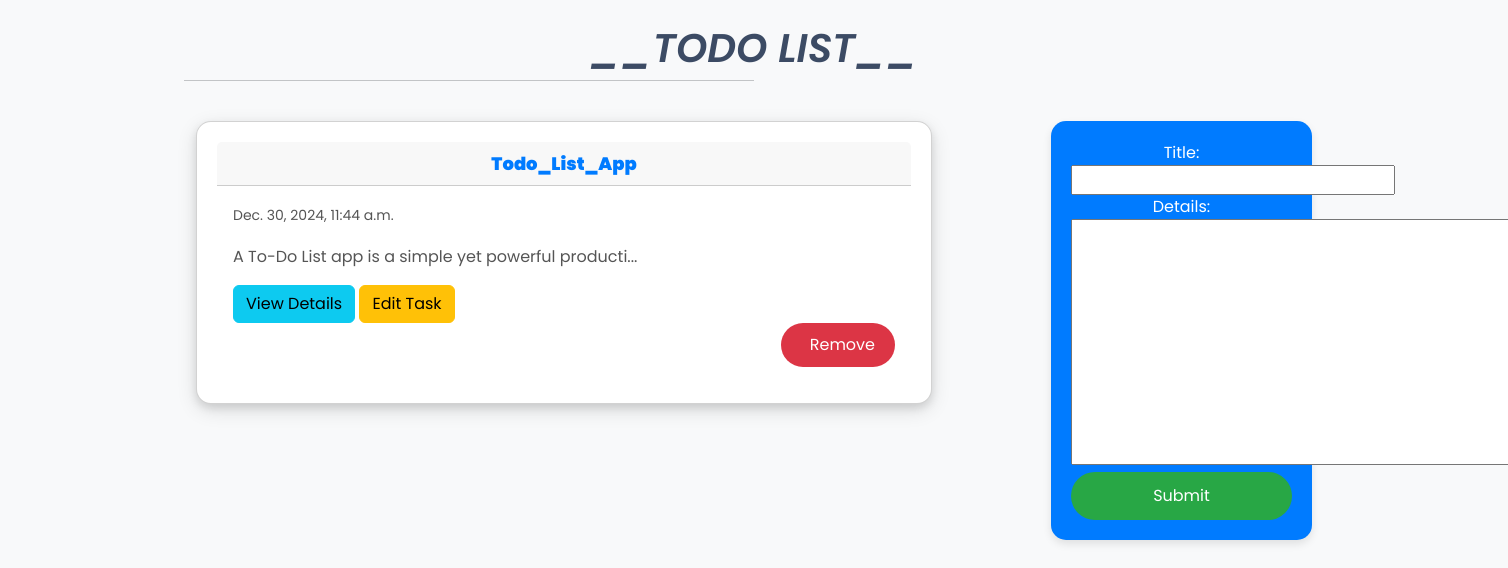
The page / on the database its author committed.
### app/models.py (models this page shows, shortened)
class Todo(models.Model):
    title = models.CharField(max_length=100)
    details = models.TextField()
    date = models.DateTimeField(auto_now_add=True)

### app/views.py (the view)
# urls.py: path('', views.index, name="todo"),
def index(request):
    item_list = Todo.objects.order_by("-date")
    if request.method == "POST":
        form = TodoForm(request.POST)
        if form.is_valid():
            form.save()
            return redirect('todo')
    form = TodoForm()
    context = {
        "forms": form,
        "list": item_list,
        "title": "TODO LIST",
    }
    return render(request, 'index.html', context)

### app/forms.py
class TodoForm(forms.ModelForm):
    class Meta:
        model = Todo
        fields = "__all__"

### app/templates/index.html (shortened to what this page needs)
<!DOCTYPE html>
<html lang="en" dir="ltr">
<head>
  <link href="https://cdn.jsdelivr.net/npm/bootstrap@5.3.0-alpha1/dist/css/bootstrap.min.css" rel="stylesheet">
</head>
<body class="container-fluid py-4">
    <center class="row mb-4">
      <h1><i>__TODO LIST__</i></h1>
      <hr class="w-50" />
    </center>
    <div class="row">
        <div class="col-md-8">
            {% for i in list %}
            <div class="card">
                <div class="card-header">
                <center><b>{{ i.title }}</b></center>
                </div>
                <div class="card-body">
                <p><small>{{ i.date }}</small></p>
                <p>{{ i.details|slice:":50" }}{% if i.details|length > 50 %}...{% endif %}</p>
                <a href="{% url 'detail' i.id %}" class="btn btn-info">View Details</a>
                <a href="{% url 'edit_item' i.id %}" class="btn btn-warning">Edit Task</a>
                <form action="/del/{{ i.id }}" method="POST" style="text-align: right;">
                    <button value="remove" type="submit" class="btn btn-danger"> &nbsp; Remove</button>
                </form>
                </div>
            </div>
            {% endfor %}
        </div>
        <div class="col-md-3 offset-md-1">
            <div class="submit_form">
              <form method="POST">
                {{ forms }}
                <input type="submit" value="Submit" />
              </form>
            </div>
        </div>
    </div>
</body>
</html>

### app/templates/index.html (style rules this page uses)
body { font-family: 'Poppins', sans-serif; background-color: #f8f9fa; }
h1 { font-weight: 600; color: #3c4b64; }
.card { box-shadow: 0 4px 8px rgba(0, 0, 0, 0.1), 0 6px 20px rgba(0, 0, 0, 0.12); background: #ffffff; margin-bottom: 20px; border-radius: 15px; padding: 20px; transition: transform 0.3s ease, box-shadow 0.3s ease; }
.card .card-header { font-size: 18px; font-weight: 600; color: #007bff; }
.card .card-body { color: #555; font-size: 16px; line-height: 1.6; }
.card button { background-color: #dc3545; color: white; border-radius: 50px; padding: 10px 20px; border: none; transition: background-color 0.3s ease; }
.submit_form { padding: 20px; text-align: center; background: #007bff; color: white; border-radius: 15px; box-shadow: 0 4px 8px rgba(0, 0, 0, 0.1); }
.submit_form input[type="submit"] { background-color: #28a745; color: white; border: none; border-radius: 50px; padding: 12px 20px; font-size: 16px; width: 100%; cursor: pointer; transition: background-color 0.3s ease; }
.container-fluid { max-width: 1140px; margin: 0 auto; }

### rows shown on the page
Todo: title "Todo_List_App", date "Dec. 30, 2024, 11:44 a.m.", details "A To-Do List app is a simple yet powerful producti"
